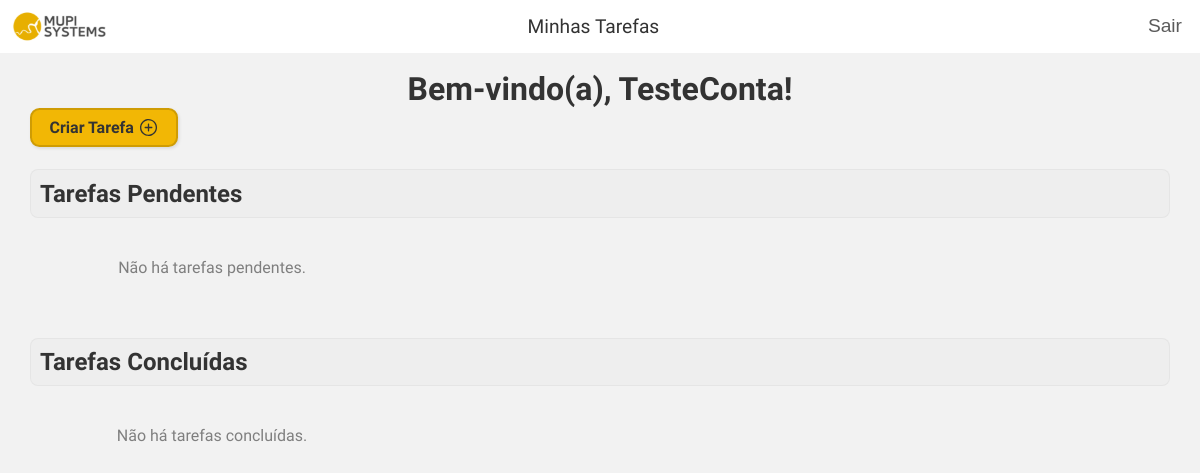
The app's page /home/ (signed in), older data.
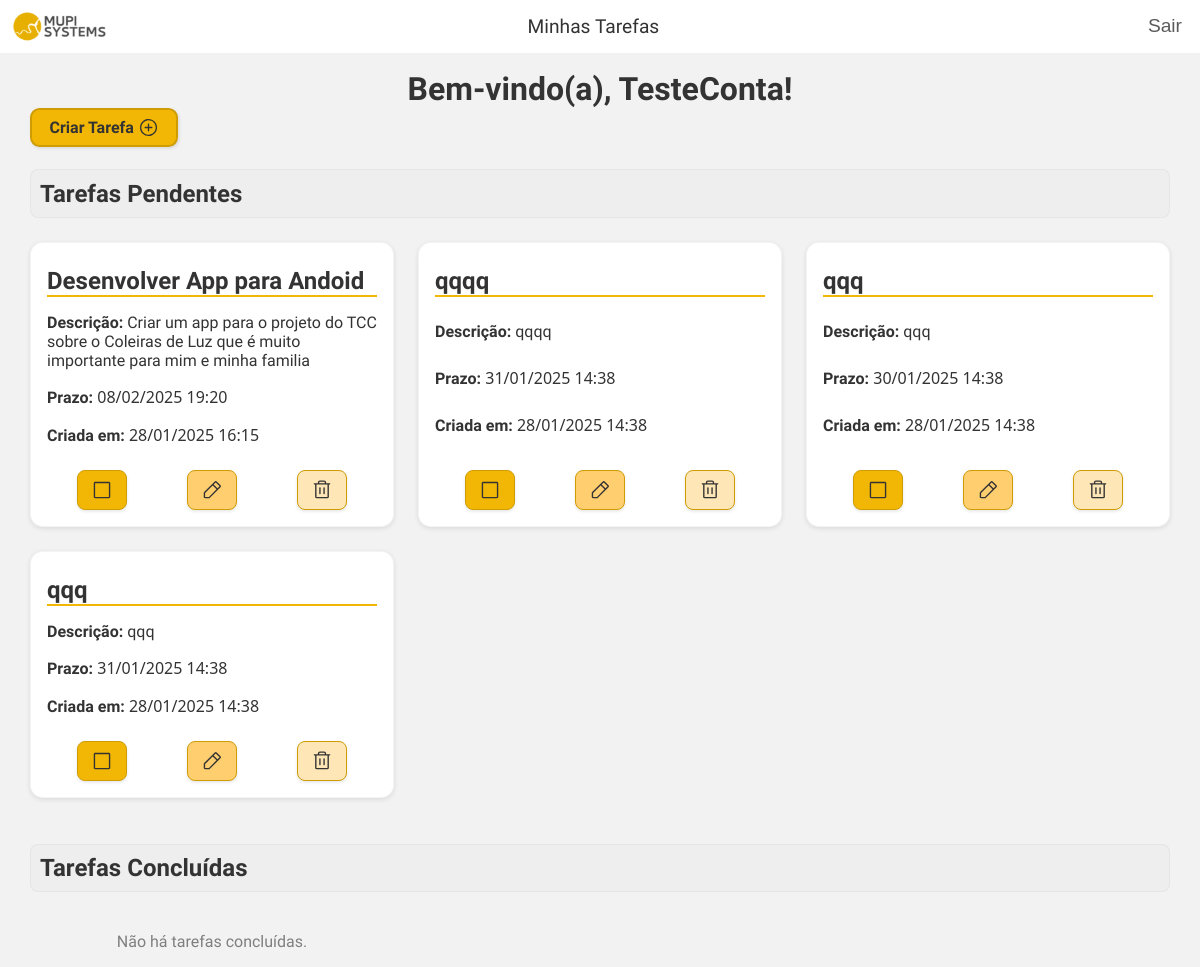
The same page, newer data.
### tasks/models.py (models this page shows, shortened)
class Task(models.Model):
  title = models.CharField(max_length=200)
  description = models.TextField()
  completed = models.BooleanField(default=False)
  created_at = models.DateTimeField(auto_now_add=True)
  due_date = models.DateTimeField()
  user = models.ForeignKey(User, on_delete=models.CASCADE)

### tasks/views.py (the view)
# urls.py: path('home/', views.home, name='home'),
@login_required
def home(request):
    tasks = Task.objects.filter(user=request.user)
    completed_tasks = tasks.filter(completed=True).order_by('-created_at')
    pending_tasks = tasks.filter(completed=False).order_by('-created_at')
    return render(request, 'tasks/home.html', {
        'completed_tasks': completed_tasks,
        'pending_tasks': pending_tasks,
    })

### tasks/templates/tasks/home.html (shortened to what this page needs)
{% extends "base.html" %}
{% load static %}
{% block extra_css %}
<link rel="stylesheet" href="{% static 'tasks/css/home.css' %}">
{% endblock %}
{% block content %}
<div class="container">
    <h1 class="tite-home">Bem-vindo(a), {{ user.username }}!</h1>
    <a class="btn-criar-tarefa link-criar-tarefa" href="{% url 'task_create' %}">Criar Tarefa <img class="icon-criar-tarefa" src="{% static 'tasks/images/PlusCircle.svg' %}" alt="Icone Mais"></a>
    <h2 class="title-section">Tarefas Pendentes</h2>
    <div class="card-grid">
        {% for task in pending_tasks %}
        <div class="card">
            <h3>{{ task.title }}</h3>
            <p><strong>Descrição:</strong> {{ task.description }}</p>
            <p class="p-number"><strong>Prazo:</strong> {{ task.due_date|date:"d/m/Y H:i" }}</p>
            <p class="p-number"><strong>Criada em:</strong> {{ task.created_at|date:"d/m/Y H:i" }}</p>
            <div class="card-actions">
                <form method="post" action="{% url 'task_mark_complete' task.pk %}">
                    <button type="submit" class="btn-action">
                        <img class="img-btn-action" src="{% static 'tasks/images/Square.svg' %}" alt="Check box">
                    </button>
                </form>
                <a class="btn-action btn-update" href="{% url 'task_update' task.pk %}">
                    <img class="img-btn-action" src="{% static 'tasks/images/PencilSimple.svg' %}" alt="lapis">
                </a>
                <a class="btn-action btn-delete" href="{% url 'task_delete' task.pk %}">
                    <img class="img-btn-action" src="{% static 'tasks/images/Trash.svg' %}" alt="Lixiera">
                </a>
            </div>
        </div>
        {% empty %}
        <p class="list-ampty">Não há tarefas pendentes.</p>
        {% endfor %}
    </div>
    <h2 class="title-section" style="margin-top: 4%;">Tarefas Concluídas</h2>
    <div class="card-grid">
        {% for task in completed_tasks %}
        <div class="card ">
            <h3 class="card-complet">{{ task.title }}</h3>
            <p class="card-complet"><strong>Descrição:</strong> {{ task.description }}</p>
            <p class="p-number card-complet"><strong>Prazo:</strong> {{ task.due_date|date:"d/m/Y H:i" }}</p>
            <p class="p-number card-complet"><strong>Criada em:</strong> {{ task.created_at|date:"d/m/Y H:i" }}</p>
            <div class="card-actions">
                <form method="post" action="{% url 'task_unmark_complete' task.pk %}">
                    {% csrf_token %}
                    <button type="submit" class="btn-action">
                        <img class="img-btn-action" src="{% static 'tasks/images/CheckSquare.svg' %}" alt="Checked box">
                    </button>
                </form>
                <a class="btn-action btn-update" href="{% url 'task_update' task.pk %}">
                    <img class="img-btn-action" src="{% static 'tasks/images/PencilSimple.svg' %}" alt="lapis">
                </a>
                <a class="btn-action btn-delete " href="{% url 'task_delete' task.pk %}">
                    <img class="img-btn-action" src="{% static 'tasks/images/Trash.svg' %}" alt="Lixiera">
                </a>
            </div>
        </div>
        {% empty %}
        <p class="list-ampty">Não há tarefas concluídas.</p>
        {% endfor %}
    </div>
</div>
{% endblock %}

### tasks/templates/base.html (shortened to what this page needs)
<!DOCTYPE html>
<html lang="pt-br">
<head>
    {% load static %}
    <link rel="stylesheet" href="{% static 'tasks/css/base.css' %}">
    {% block extra_css %}{% endblock %}
</head>
<body>
    <header>
        <img id="logo_mupi" src="{% static 'tasks/images/logo.svg' %}" alt="Logo Mupi Systems">
        <div class="nav_links">
            <a class="link_base" href="{% url 'home' %}">Minhas Tarefas</a>
        </div>
        <form method="post" action="{% url 'logout' %}">
            <button class="link_base btn_logout" type="submit">Sair</button>
        </form>
    </header>
    <main>
        {% block content %}{% endblock %}
    </main>
</body>
</html>

### tasks/static/tasks/css/base.css (style rules this page uses)
:root { --primary-color: #F2B705; --primary-color-hover: #fac116; --secondary-color: #c7c7c7; --tertiary-color: #F2D680; --white-color: #fff; --gray-color: #e9e9e971; --background-color: #F2F2F2; --border-color: #CF9C04; --gray-border-color: #9494941a; --shadow-color: rgba(0, 0, 0, 0.1); --text-color: #333; --btn-delete-color: #FFE6B7; --btn-edit-color: #FECE6F; --alert-success-background-color: #d4edda; --alert-success-border-color: #c3e6cb; --alert-success-text-color: #155724; --alert-danger-background-color: #f8d7da; --alert-danger-border-color: #f5c6cb; --alert-danger-text-color: #721c24; --alert-warning-background-color: #fff3cd; --alert-warning-border-color: #ffeeba; --alert-warning-text-color: #856404; --font-family: "Raleway", serif; --number-fonte: system-ui, -apple-system, BlinkMacSystemFont, 'Segoe UI', Roboto, Oxygen, Ubuntu, Cantarell, 'Open Sans', 'Helvetica Neue', sans-serif; }
* { box-sizing: border-box; }
body { margin: 0; padding: 0; background-color: var(--background-color); color: var(--text-color); font-family: var(--font-family); width: 100%; height: 100%; overflow-x: hidden; }
header { width: 100%; background-color: var(--white-color); color: var(--text-color); display: flex; justify-content: space-between; align-items: center; padding: 1%; box-sizing: border-box; overflow: hidden; }
#logo_mupi { width: 8%; position: relative; align-items: flex-start; }
.nav_links { display: flex; justify-content: center; flex-grow: 1; margin-right: 5.2%; }
.link_base { text-decoration: none; color: var(--text-color); font-size: 1.2rem; font-weight: 500; }
.btn_logout { border: none; background-color: var(--white-color); opacity: 0.8; }
main { width: 100%; display: flex; justify-content: center; flex-direction: column; box-sizing: border-box; overflow: hidden; }

### tasks/static/tasks/css/home.css (style rules this page uses)
.container { width: 95%; margin: 0% 2.5%; display: flex; flex-direction: column; justify-content: center; font-family: var(--font-family); }
.tite-home { padding: 0%; margin: 0%; text-align: center; font-size: 2rem; margin: 1.5% 0% 0% 0%; }
.btn-criar-tarefa { width: 13%; background-color: var(--primary-color); margin: 0%; margin-bottom: 2%; padding: 0.6%; border-radius: 0.6rem; border: solid 0.16rem var(--border-color); box-shadow: 0.08rem 0.1rem 0.2rem var(--shadow-color); display: flex; flex-direction: row; align-items: center; justify-content: center; cursor: pointer; }
.link-criar-tarefa { text-decoration: none; color: var(--text-color); font-family: var(--font-family); font-size: 1rem; font-weight: 600; }
.icon-criar-tarefa { width: 16%; margin-left: 3%; }
.title-section { padding: 0%; margin: 0%; font-size: 1.5rem; background-color: var(--gray-color); padding: 0.8%; border-radius: 0.5rem; border: solid 0.1rem var(--gray-border-color); }
.card-grid { display: grid; grid-template-columns: repeat(auto-fill, minmax(300px, 1fr)); gap: 1.5rem; margin-top: 1.5rem; }
.card { background-color: var(--white-color); border: 0.1rem solid var(--gray-border-color); border-radius: 0.8rem; box-shadow: 0 0.1rem 0.3rem var(--shadow-color); padding: 1rem; display: flex; flex-direction: column; justify-content: space-between; transition: transform 0.2s, box-shadow 0.2s; }
.card h3 { font-size: 1.5rem; color: var(--text-color); border-bottom: solid 0.15rem var(--primary-color); margin: 0.5rem 0; }
.card p { font-size: 1rem; margin: 0.5rem 0; color: var(--text-color); }
.p-number { font-family: var(--number-fonte); }
strong { font-family: var(--font-family); }
.card-actions { margin-top: 1rem; display: flex; justify-content: space-around; align-items: center; }
.btn-action { background-color: var(--primary-color); color: var(--text-color); border: none; padding: 0.5rem ; border-radius: 0.5rem; cursor: pointer; font-size: 1rem; box-shadow: 0 0.1rem 0.2rem var(--shadow-color); border: solid 0.1rem var(--border-color); display: flex; justify-content: center; align-items: center; opacity: 1; }
.btn-update { background-color: var(--btn-edit-color); }
.btn-delete { background-color: var(--btn-delete-color); }
.img-btn-action { width: 70%; }
.list-ampty { opacity: 0.6; text-align: center; }

Row changes from the older to the newer data that the page shows:
added Task: title "Desenvolver App para Andoid", description "Criar um app para o projeto do TCC sobre o Coleiras de Luz que é muito importante para mim e minha familia", due_date "08/02/2025 19:20", created_at "28/01/2025 16:15"
added Task: title "qqqq", description "qqqq", due_date "31/01/2025 14:38", created_at "28/01/2025 14:38"
added Task: title "qqq", description "qqq", due_date "30/01/2025 14:38", created_at "28/01/2025 14:38"
added Task: title "qqq", description "qqq", due_date "31/01/2025 14:38", created_at "28/01/2025 14:38"
Text that changed along with them:
text no longer shown: "Não há tarefas pendentes."
